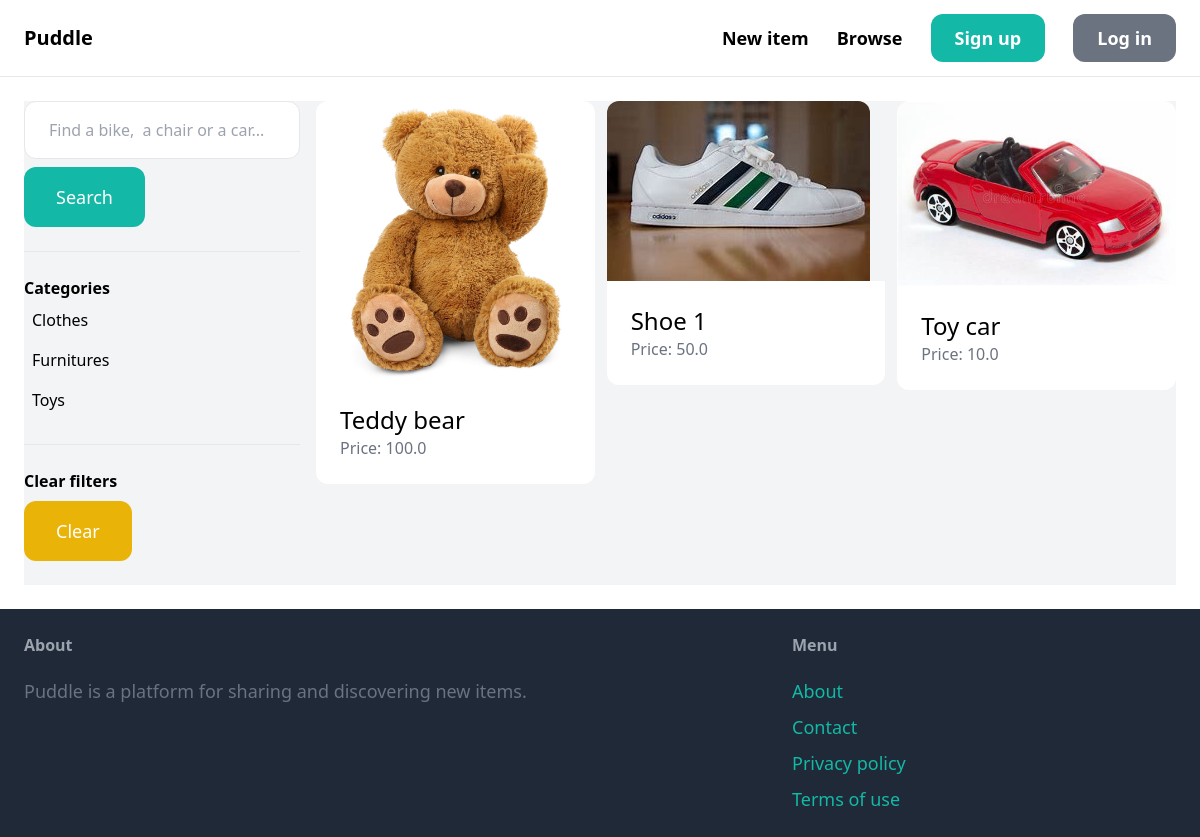
Page /items/ on the earlier database version.
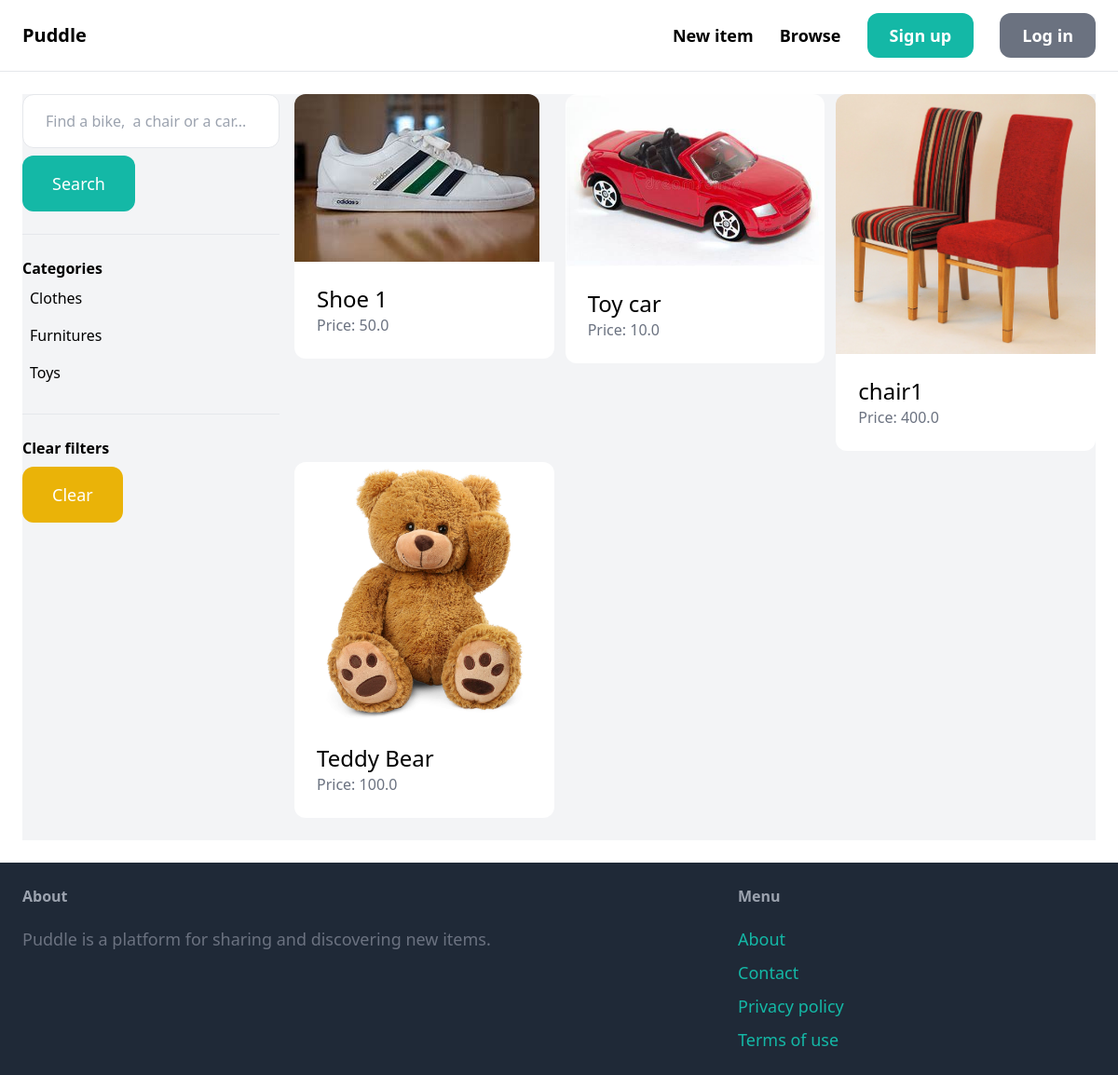
Same page on the later database version.
### item/models.py (models this page shows, shortened)
class Category(models.Model):
    name = models.CharField(max_length=255)
    class Meta:
        ordering = ('name',)
        verbose_name_plural = 'Categories'

class Item(models.Model):
    category = models.ForeignKey(Category, related_name='items', on_delete=models.CASCADE)
    name = models.CharField(max_length=255)
    description = models.TextField(blank=True, null=True)
    price = models.FloatField()
    image = models.ImageField(upload_to='item_images', blank=True, null=True)
    is_sold = models.BooleanField(default=False)
    created_by = models.ForeignKey(User, related_name='items', on_delete=models.CASCADE)
    created_at = models.DateTimeField(auto_now_add=True)

### item/views.py (the view)
# urls.py: path('', views.items, name='items'),
def items(request):
    query = request.GET.get('query', '')
    category_id = request.GET.get('category', 0)
    categories = Category.objects.all()
    items = Item.objects.filter(is_sold=False)
    if category_id:
        items = items.filter(category_id=category_id)
    if query:
        items = items.filter(Q(name__icontains=query) | Q(description__icontains=query))
    return render(request, 'item/items.html', {
        'items': items,
        'query': query,
        'categories': categories,
        'category_id': int(category_id)
    })

### item/templates/item/items.html (shortened to what this page needs)
{% extends 'core/base.html' %}
{% block content %}
    <div class="pb-6 grid grid-cols-4 gap-4 bg-gray-100">
        <div class="col-span-1">
            <form method="get" action="{% url 'item:items' %}">
                <input name="query" class="w-full py-4 px-6 border rounded-xl" type="text" value="{{ query }}" placeholder="Find a bike,  a chair or a car...">
                <button class="mt-2 py-4 px-8 text-lg bg-teal-500 text-white rounded-xl">Search</button>
            </form>
            <hr class="my-6">
            <p class="font-semibold">Categories</p>
            <ul>
                {% for category in categories %}
                    <li class="py-2 px-2 rounded-xl{% if category.id == category_id %} bg-gray-200{% endif %}">
                        <a href="{% url 'item:items' %}?query={{ query }}&category={{ category.id }}">{{ category.name }}</a>
                    </li>
                {% endfor %}
            </ul>
            <hr class="my-6">
            <p class="font-semibold">Clear filters</p>
            <ul>
                <li><a href="{% url 'item:items' %}" class="mt-2 py-4 px-8 inline-block bg-yellow-500 text-lg rounded-xl text-white">Clear</a>
        </div>
        <div class="col-span-3">
            <div class="grid grid-cols-3 gap-3">
                {% for item in items %}
                    <div>
                        <a href="{% url 'item:detail' item.id %}">
                            <div>
                                <img src="{{ item.image.url }}" class="rounded-t-xl">
                            </div>
                            <div class="p-6 bg-white rounded-b-xl">
                                <h2 class="text-2xl">{{ item.name }}</h2>
                                <p class="text-gray-500">Price: {{ item.price }}</p>
                            </div>
                        </a>
                    </div>
                {% endfor %}
            </div>
        </div>
    </div>
{% endblock %}

Differences in the rows shown:
removed Item: image (picture), name "Teddy bear", price "100.0"
added Item: image (picture), name "chair1", price "400.0"
added Item: image (picture), name "Teddy Bear", price "100.0"
